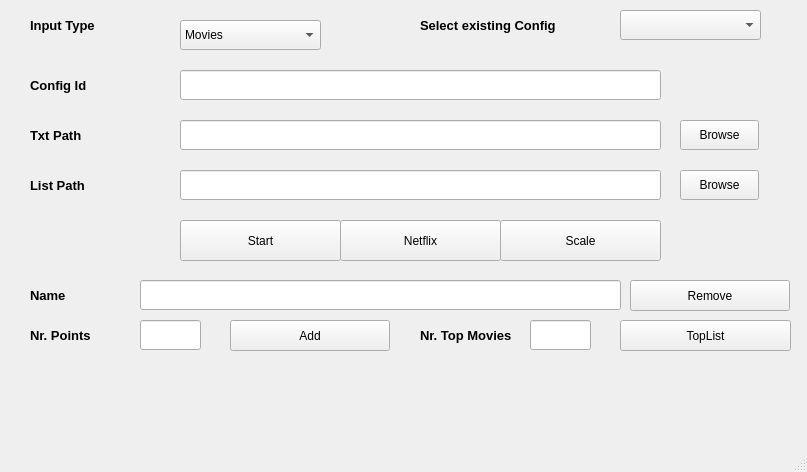
<?xml version="1.0" encoding="UTF-8"?>
<ui version="4.0">
 <class>MainWindow</class>
 <widget class="QMainWindow" name="MainWindow">
  <property name="geometry">
   <rect>
    <x>0</x>
    <y>0</y>
    <width>807</width>
    <height>472</height>
   </rect>
  </property>
  <property name="windowTitle">
   <string>MainWindow</string>
  </property>
  <widget class="QWidget" name="centralwidget">
   <widget class="QPushButton" name="btnStart">
    <property name="geometry">
     <rect>
      <x>180</x>
      <y>220</y>
      <width>161</width>
      <height>41</height>
     </rect>
    </property>
    <property name="text">
     <string>Start</string>
    </property>
   </widget>
   <widget class="QLineEdit" name="TxtPath">
    <property name="geometry">
     <rect>
      <x>180</x>
      <y>120</y>
      <width>481</width>
      <height>30</height>
     </rect>
    </property>
   </widget>
   <widget class="QLabel" name="lblInput">
    <property name="geometry">
     <rect>
      <x>30</x>
      <y>120</y>
      <width>100</width>
      <height>30</height>
     </rect>
    </property>
    <property name="font">
     <font>
      <pointsize>10</pointsize>
      <weight>75</weight>
      <bold>true</bold>
     </font>
    </property>
    <property name="text">
     <string>Txt Path</string>
    </property>
    <property name="alignment">
     <set>Qt::AlignLeading|Qt::AlignLeft|Qt::AlignVCenter</set>
    </property>
    <property name="wordWrap">
     <bool>false</bool>
    </property>
   </widget>
   <widget class="QLineEdit" name="ListPath">
    <property name="geometry">
     <rect>
      <x>180</x>
      <y>170</y>
      <width>481</width>
      <height>30</height>
     </rect>
    </property>
    <property name="text">
     <string/>
    </property>
   </widget>
   <widget class="QLabel" name="lblout">
    <property name="geometry">
     <rect>
      <x>30</x>
      <y>170</y>
      <width>100</width>
      <height>30</height>
     </rect>
    </property>
    <property name="font">
     <font>
      <pointsize>10</pointsize>
      <weight>75</weight>
      <bold>true</bold>
     </font>
    </property>
    <property name="layoutDirection">
     <enum>Qt::LeftToRight</enum>
    </property>
    <property name="text">
     <string>List Path</string>
    </property>
    <property name="alignment">
     <set>Qt::AlignLeading|Qt::AlignLeft|Qt::AlignVCenter</set>
    </property>
   </widget>
   <widget class="QLabel" name="lblInput_2">
    <property name="geometry">
     <rect>
      <x>30</x>
      <y>10</y>
      <width>100</width>
      <height>30</height>
     </rect>
    </property>
    <property name="font">
     <font>
      <pointsize>10</pointsize>
      <weight>75</weight>
      <bold>true</bold>
     </font>
    </property>
    <property name="text">
     <string>Input Type</string>
    </property>
    <property name="alignment">
     <set>Qt::AlignLeading|Qt::AlignLeft|Qt::AlignVCenter</set>
    </property>
    <property name="wordWrap">
     <bool>false</bool>
    </property>
   </widget>
   <widget class="QPushButton" name="btnBrowseIn">
    <property name="geometry">
     <rect>
      <x>680</x>
      <y>120</y>
      <width>79</width>
      <height>30</height>
     </rect>
    </property>
    <property name="text">
     <string>Browse</string>
    </property>
   </widget>
   <widget class="QPushButton" name="btnBrowseout">
    <property name="geometry">
     <rect>
      <x>680</x>
      <y>170</y>
      <width>79</width>
      <height>30</height>
     </rect>
    </property>
    <property name="text">
     <string>Browse</string>
    </property>
   </widget>
   <widget class="QLabel" name="error_msg">
    <property name="geometry">
     <rect>
      <x>10</x>
      <y>370</y>
      <width>791</width>
      <height>20</height>
     </rect>
    </property>
    <property name="font">
     <font>
      <pointsize>10</pointsize>
      <weight>50</weight>
      <bold>false</bold>
     </font>
    </property>
    <property name="text">
     <string/>
    </property>
    <property name="alignment">
     <set>Qt::AlignCenter</set>
    </property>
   </widget>
   <widget class="QLineEdit" name="inptConfigId">
    <property name="geometry">
     <rect>
      <x>180</x>
      <y>70</y>
      <width>481</width>
      <height>30</height>
     </rect>
    </property>
   </widget>
   <widget class="QLabel" name="lblconfigId">
    <property name="geometry">
     <rect>
      <x>30</x>
      <y>70</y>
      <width>100</width>
      <height>30</height>
     </rect>
    </property>
    <property name="font">
     <font>
      <pointsize>10</pointsize>
      <weight>75</weight>
      <bold>true</bold>
     </font>
    </property>
    <property name="text">
     <string>Config Id</string>
    </property>
    <property name="alignment">
     <set>Qt::AlignLeading|Qt::AlignLeft|Qt::AlignVCenter</set>
    </property>
    <property name="wordWrap">
     <bool>false</bool>
    </property>
   </widget>
   <widget class="QComboBox" name="selectConf">
    <property name="geometry">
     <rect>
      <x>620</x>
      <y>10</y>
      <width>141</width>
      <height>30</height>
     </rect>
    </property>
   </widget>
   <widget class="QLabel" name="lblConfig">
    <property name="geometry">
     <rect>
      <x>420</x>
      <y>10</y>
      <width>171</width>
      <height>30</height>
     </rect>
    </property>
    <property name="font">
     <font>
      <pointsize>10</pointsize>
      <weight>75</weight>
      <bold>true</bold>
     </font>
    </property>
    <property name="text">
     <string>Select existing Config</string>
    </property>
    <property name="alignment">
     <set>Qt::AlignLeading|Qt::AlignLeft|Qt::AlignVCenter</set>
    </property>
    <property name="wordWrap">
     <bool>false</bool>
    </property>
   </widget>
   <widget class="QComboBox" name="inputSelect">
    <property name="geometry">
     <rect>
      <x>180</x>
      <y>20</y>
      <width>141</width>
      <height>30</height>
     </rect>
    </property>
    <property name="editable">
     <bool>false</bool>
    </property>
    <property name="currentText">
     <string>Movies</string>
    </property>
    <property name="currentIndex">
     <number>0</number>
    </property>
    <item>
     <property name="text">
      <string>Movies</string>
     </property>
    </item>
    <item>
     <property name="text">
      <string>Books</string>
     </property>
    </item>
   </widget>
   <widget class="QLabel" name="lblInput_3">
    <property name="geometry">
     <rect>
      <x>30</x>
      <y>280</y>
      <width>100</width>
      <height>30</height>
     </rect>
    </property>
    <property name="font">
     <font>
      <pointsize>10</pointsize>
      <weight>75</weight>
      <bold>true</bold>
     </font>
    </property>
    <property name="text">
     <string>Name</string>
    </property>
    <property name="alignment">
     <set>Qt::AlignLeading|Qt::AlignLeft|Qt::AlignVCenter</set>
    </property>
    <property name="wordWrap">
     <bool>false</bool>
    </property>
   </widget>
   <widget class="QLineEdit" name="NameAdd">
    <property name="geometry">
     <rect>
      <x>140</x>
      <y>280</y>
      <width>481</width>
      <height>30</height>
     </rect>
    </property>
   </widget>
   <widget class="QLineEdit" name="Points">
    <property name="geometry">
     <rect>
      <x>140</x>
      <y>320</y>
      <width>61</width>
      <height>30</height>
     </rect>
    </property>
    <property name="inputMethodHints">
     <set>Qt::ImhNone</set>
    </property>
    <property name="text">
     <string/>
    </property>
   </widget>
   <widget class="QLabel" name="lblInput_4">
    <property name="geometry">
     <rect>
      <x>30</x>
      <y>320</y>
      <width>100</width>
      <height>30</height>
     </rect>
    </property>
    <property name="font">
     <font>
      <pointsize>10</pointsize>
      <weight>75</weight>
      <bold>true</bold>
     </font>
    </property>
    <property name="text">
     <string>Nr. Points</string>
    </property>
    <property name="alignment">
     <set>Qt::AlignLeading|Qt::AlignLeft|Qt::AlignVCenter</set>
    </property>
    <property name="wordWrap">
     <bool>false</bool>
    </property>
   </widget>
   <widget class="QPushButton" name="btnAdd">
    <property name="geometry">
     <rect>
      <x>230</x>
      <y>320</y>
      <width>160</width>
      <height>31</height>
     </rect>
    </property>
    <property name="text">
     <string>Add</string>
    </property>
   </widget>
   <widget class="QPushButton" name="btnRemove">
    <property name="geometry">
     <rect>
      <x>630</x>
      <y>280</y>
      <width>160</width>
      <height>31</height>
     </rect>
    </property>
    <property name="text">
     <string>Remove</string>
    </property>
   </widget>
   <widget class="QPushButton" name="btnTop">
    <property name="geometry">
     <rect>
      <x>620</x>
      <y>320</y>
      <width>171</width>
      <height>31</height>
     </rect>
    </property>
    <property name="text">
     <string>TopList</string>
    </property>
   </widget>
   <widget class="QPushButton" name="btnScale">
    <property name="geometry">
     <rect>
      <x>500</x>
      <y>220</y>
      <width>161</width>
      <height>41</height>
     </rect>
    </property>
    <property name="text">
     <string>Scale</string>
    </property>
   </widget>
   <widget class="QLabel" name="lblInput_5">
    <property name="geometry">
     <rect>
      <x>420</x>
      <y>320</y>
      <width>111</width>
      <height>30</height>
     </rect>
    </property>
    <property name="font">
     <font>
      <pointsize>10</pointsize>
      <weight>75</weight>
      <bold>true</bold>
     </font>
    </property>
    <property name="text">
     <string>Nr. Top Movies</string>
    </property>
    <property name="alignment">
     <set>Qt::AlignLeading|Qt::AlignLeft|Qt::AlignVCenter</set>
    </property>
    <property name="wordWrap">
     <bool>false</bool>
    </property>
   </widget>
   <widget class="QLineEdit" name="Top">
    <property name="geometry">
     <rect>
      <x>530</x>
      <y>320</y>
      <width>61</width>
      <height>30</height>
     </rect>
    </property>
    <property name="inputMethodHints">
     <set>Qt::ImhNone</set>
    </property>
    <property name="text">
     <string/>
    </property>
   </widget>
   <widget class="QPushButton" name="btnNetflix">
    <property name="geometry">
     <rect>
      <x>340</x>
      <y>220</y>
      <width>161</width>
      <height>41</height>
     </rect>
    </property>
    <property name="text">
     <string>Netflix</string>
    </property>
   </widget>
  </widget>
  <widget class="QMenuBar" name="menubar">
   <property name="geometry">
    <rect>
     <x>0</x>
     <y>0</y>
     <width>807</width>
     <height>22</height>
    </rect>
   </property>
  </widget>
  <widget class="QStatusBar" name="statusbar"/>
 </widget>
 <resources/>
 <connections/>
</ui>
